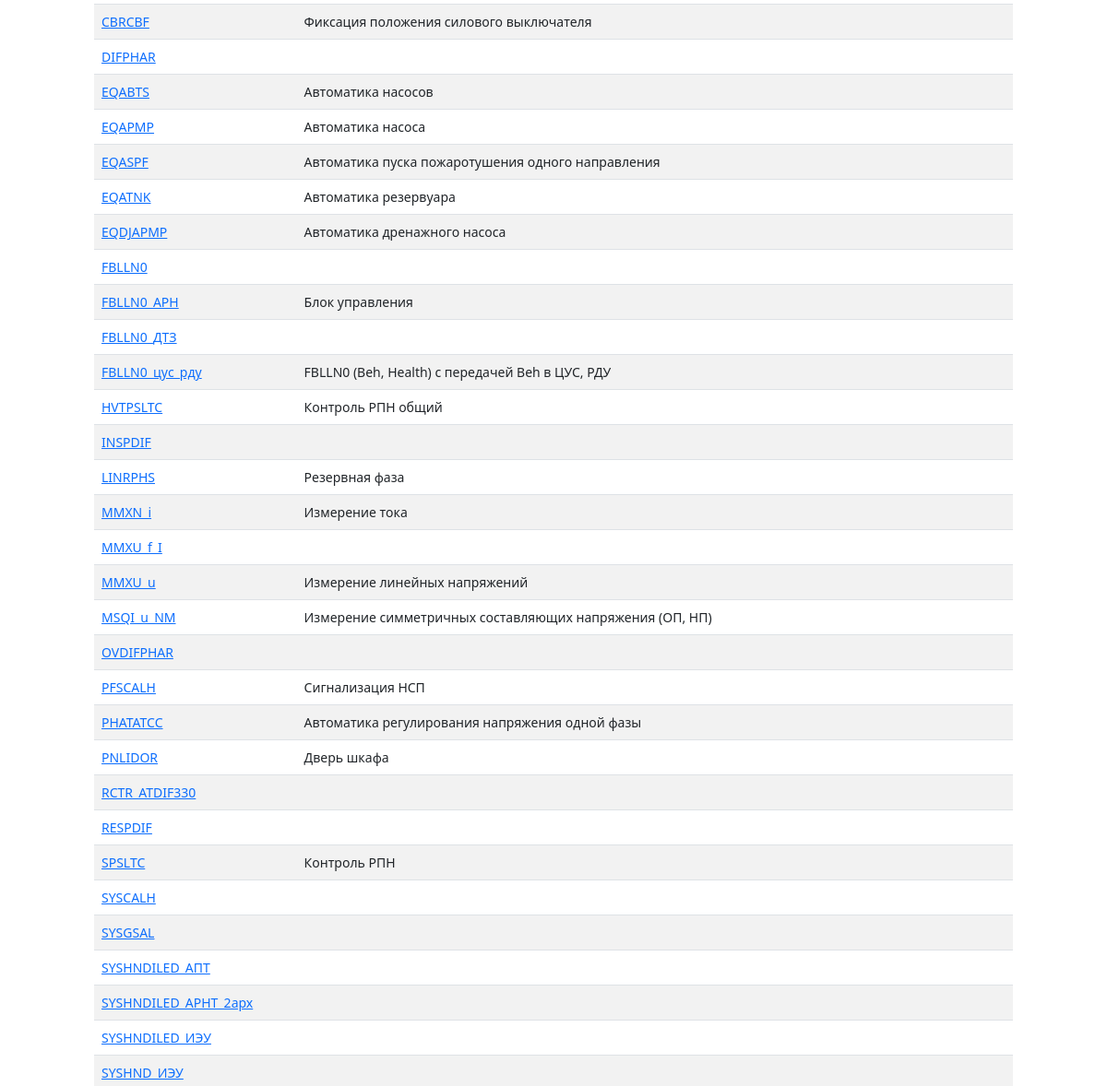
The page /lntypes/ (middle part) on the database as committed earlier.
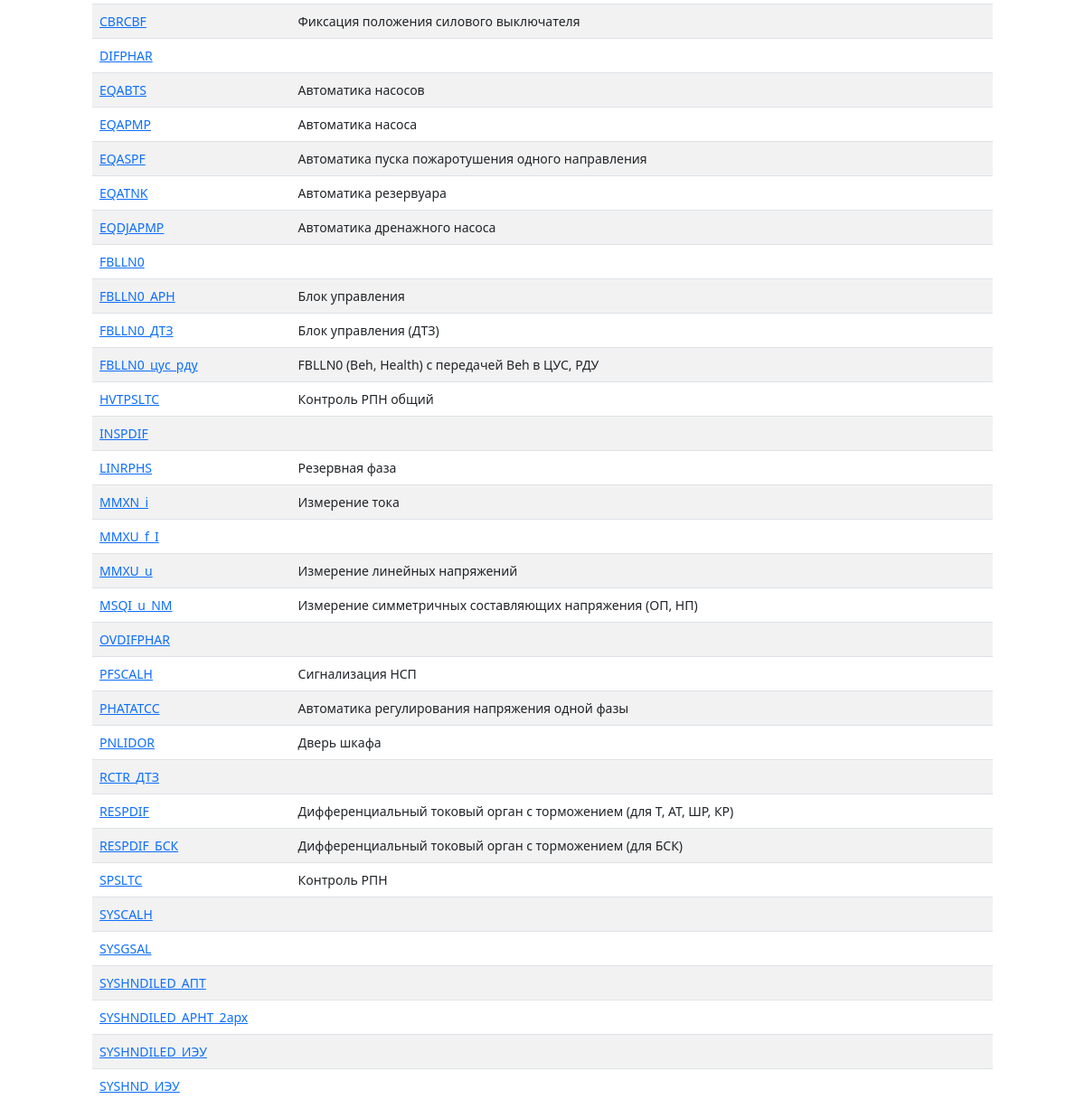
The same page on the database as committed later.
### mainapp/models.py (models this page shows, shortened)
class LogicNodesTypes(models.Model):
    id = models.AutoField(primary_key=True)
    name = models.CharField(max_length=64, verbose_name='Имя типа ЛУ', unique=True)
    description = models.TextField(max_length=1024, blank=True, verbose_name='Описание')
    explanation = models.TextField(max_length=2048, blank=True, verbose_name='Пояснение')
    class Meta:
        verbose_name = 'Тип логического узла'
        verbose_name_plural = 'Типы логических узлов'
        ordering = ['name']

### mainapp/views.py (the view)
# urls.py: path('lntypes/', views.lntypes),
def lntypes(request):
    lntypes = LogicNodesTypes.objects.all()
    return render(request, 'mainapp/lntypes.html', {'lntypes':lntypes, 'title': 'Список типов логических узлов'})

### templates/mainapp/lntypes.html (shortened to what this page needs)
{% extends 'base.html' %}
{% block content %}
<main class="container py-5">
    {% if lntypes %}
    <div class="container small">
    <table class="table table-striped">
                <tbody>
                    {% for item in lntypes %}
                    <tr>
                        <td><a href="show/?name={{item.name}}&type=ln">{{item.name}}</a></td>
                        <td>{{item.description}}</td>
                        <td></td>
                    </tr>
                {% endfor %}
                </tbody>
            </table>
    </div>
    {% else %}
    <h2 class="mt-4">В базе данных нет типов логических узлов :(</h2>
    {% endif %}
</main>
{% endblock %}

Rows that differ between the two databases and show on the page:
changed LogicNodesTypes "FBLLN0_ДТЗ": description (not shown) → "Блок управления (ДТЗ)"
changed LogicNodesTypes: name "RCTR_ATDIF330" → "RCTR_ДТЗ"
changed LogicNodesTypes "RESPDIF": description (not shown) → "Дифференциальный токовый орган с торможением (для Т, АТ, ШР, КР)"
added LogicNodesTypes: name "RESPDIF_БСК", description "Дифференциальный токовый орган с торможением (для БСК)"
